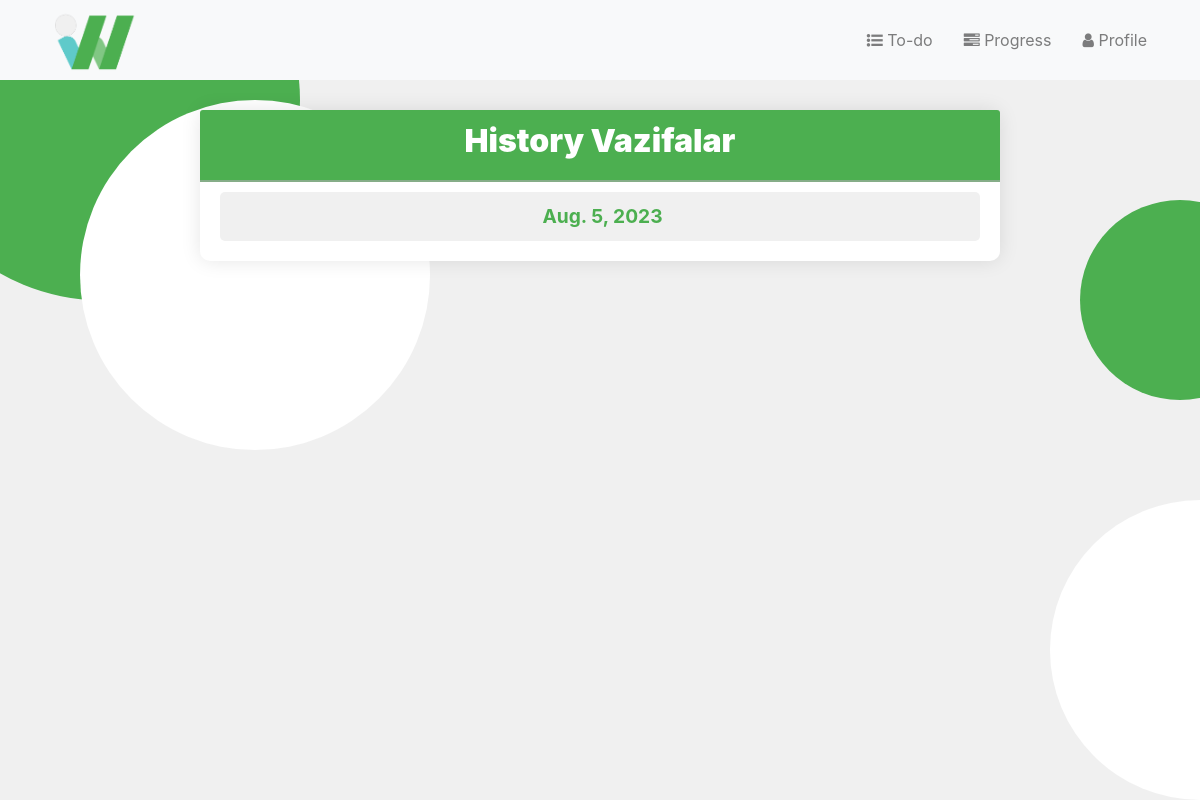
/historyVazifa/ (signed in), run on an earlier commit of the app's database.
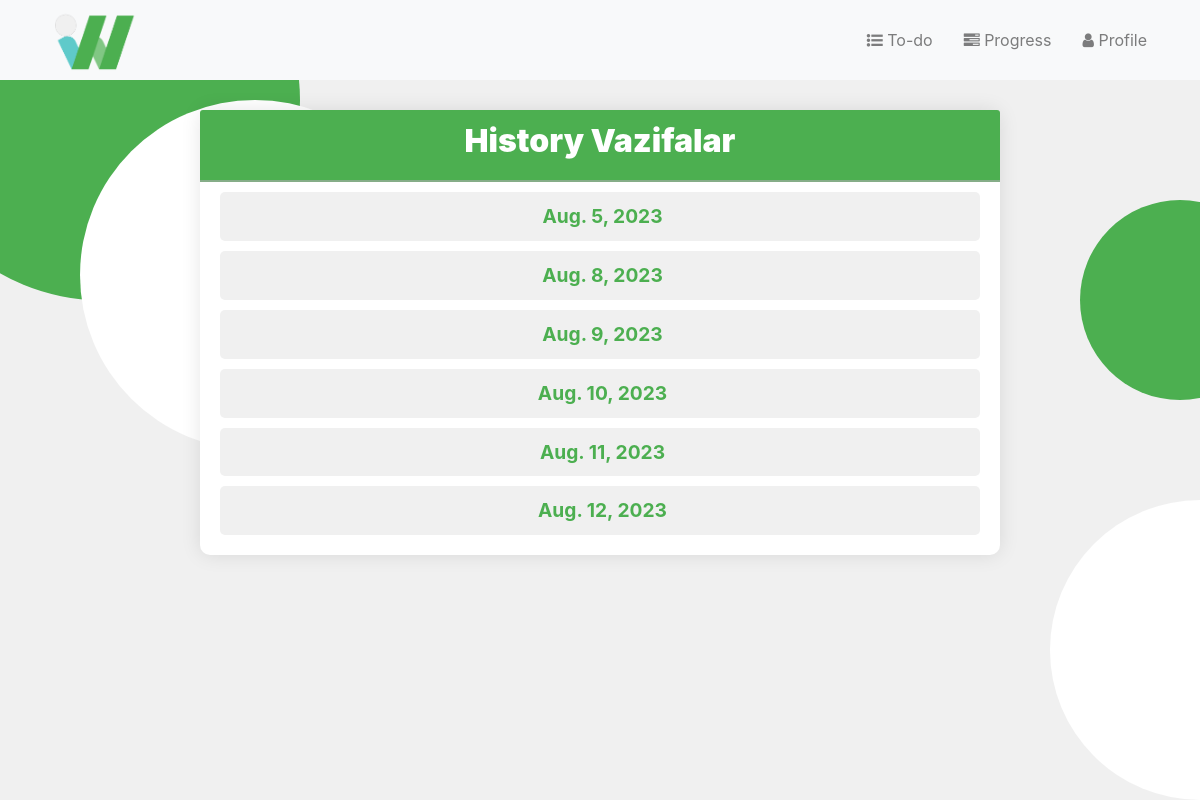
And on a later commit of the database.
### to_do_list/models.py (models this page shows, shortened)
class DateBajarildiModel(models.Model):
    foydalanuvchi = models.ForeignKey(User, on_delete=models.CASCADE, null=True, blank=True)
    date = models.DateField()
    class Meta:
        ordering = ['date']

### to_do_list/views.py (the view)
# urls.py: path("historyVazifa/", views.historyVazifa, name='historyVazifa'),
def historyVazifa(request):
    date_now = timezone.localdate()
    modelMe = DateBajarildiModel.objects.filter(
        date__lte = date_now,
        foydalanuvchi=request.user,
    ).values() # historyVazifalar
    last_10kun = date_now - timezone.timedelta(days=10)
    if not request.user.is_staff:
        DateBajarildiModel.objects.filter(
            date__lt=last_10kun,
            foydalanuvchi=request.user
        ).delete()
    return render(request, "to_do_list/historyVazifa.html", {"modelMe": modelMe})

### to_do_list/templates/to_do_list/historyVazifa.html (shortened to what this page needs)
{% extends 'to_do_list/layout.html' %}
{% block head %}
    {% load static %}
    <link rel="stylesheet" href="{% static 'to_do_list/read_style.css' %}">
{% endblock %}
{% block content %}
    <div class="container">
        <div class="row justify-content-center">
            <div class="card">
                <div class="card-header">
                    <h2>History Vazifalar</h2>
                </div>
                <div class="card-body">
                        {% for i in modelMe %}
                            <a href="{% url 'bajarilganVazifalar' i.id %}" style="text-decoration: none; color:#4caf50;"><div class="item" style="margin-bottom:10px; background-color: #f0f0f0; display: flex; align-items: center; justify-content: center; font-size: larger;"><strong>{{ i.date }}</strong></div></a>
                        {% endfor %}
                </div>
            </div>
        </div>
    </div>
{% endblock %}

### to_do_list/templates/to_do_list/layout.html (shortened to what this page needs)
{% load static %}
<!DOCTYPE html>
<html lang="en">
<head>
    <link rel="stylesheet" href="https://maxcdn.bootstrapcdn.com/bootstrap/4.5.2/css/bootstrap.min.css">
    <link rel="stylesheet" href="https://cdnjs.cloudflare.com/ajax/libs/font-awesome/4.7.0/css/font-awesome.min.css">
    {% block head %}
    {% endblock %}
</head>
<body>
    <div class="cool-background">
        <div class="circle circle-white"></div>
        <div class="circle circle-green-2"></div>
        <div class="circle circle-white-2"></div>
    </div>
    <nav class="navbar navbar-expand-lg navbar-light bg-light" style="padding-top: 0px; padding-bottom: 0px; height: 80px;">
        <div class="container" style="margin-top: 0px; margin-bottom: 0px;">
            <a class="navbar-brand" href="#">
                {% load static %}
                <span class="logo-icon"><img src="{% static 'to_do_list/media/Untitled.png'%}" class="image" style="height: 70px; width: 100px;"></span>
            </a>
            <ul class="navbar-nav ml-auto">
                <li class="nav-item">
                    <a class="nav-link" href="{% url 'readVazifa' %}"><i class="fa fa-list-ul"></i> To-do</a>
                </li>
                <li class="nav-item">
                    <a class="nav-link" href="/historyVazifa/"><i class="fa fa-tasks"></i> Progress</a>
                </li>
                <li class="nav-item">
                    <a class="nav-link" href="/profileFoydalanuvchi/"><i class="fa fa-user"></i> Profile</a>
                </li>
            </ul>
        </div>
    </nav>
    {% block content %}
    {% endblock %}
</body>
</html>

### to_do_list/static/to_do_list/read_style.css (style rules this page uses)
body { background-color: #f0f0f0; padding: 20px; }
.cool-background { position: absolute; top: 0; left: 0; width: 100%; height: 100%; overflow: hidden; }
.circle { position: absolute; border-radius: 50%; }
.circle-green-2 { width: 200px; height: 200px; background-color: #4caf50; top: 200px; right: -80px; }
.circle-white-2 { width: 300px; height: 300px; background-color: #fff; bottom: 0; right: -150px; }
.card { max-width: 800px; width: 800px; margin: 10px; border: none; border-radius: 10px; background-color: #fff; box-shadow: 0 0 20px rgba(0, 0, 0, 0.1); }
.card-header { background-color: #4caf50; color: #fff; text-align: center; font-weight: bold; border-bottom: none; border-top-left-radius: 10px; border-top-right-radius: 10px; border-bottom: 2px solid rgba(173, 173, 173, 0.603); }
.card-body { margin-top: -10px; margin-bottom: -10px; }
.card-header h2 { font-weight: 900; }
.item { display: flex; padding: 10px; padding-left: 15px; margin-bottom: -15px; background-color: #f0f0f0ce; border-radius: 5px; }
.navbar { overflow: hidden; top:-20px; left: -20px; margin-right: -40px; background-color: #ffffff8e; }
.nav-item { margin-left:15px; }

What changed in the data, as far as the page shows it:
added DateBajarildiModel: date "Aug. 8, 2023"
added DateBajarildiModel: date "Aug. 9, 2023"
added DateBajarildiModel: date "Aug. 10, 2023"
added DateBajarildiModel: date "Aug. 11, 2023"
added DateBajarildiModel: date "Aug. 12, 2023"
